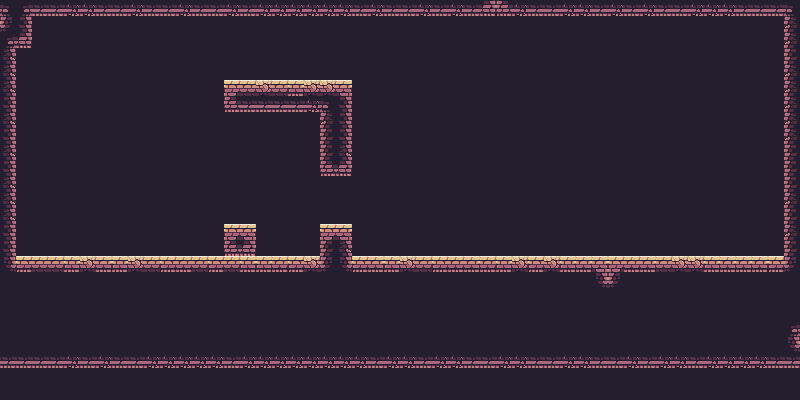

A level layout from a 2D game, rendered from its tile map. Below: a short description, then the map file with its tile-grid data intact:
An orthogonal 50x25 tile map with 16x16 px tiles, 2 tile layers (BG, Tile Layer 2).

<map version="1.10" tiledversion="1.11.0" orientation="orthogonal" renderorder="right-down" width="50" height="25" tilewidth="16" tileheight="16" infinite="0" nextlayerid="10" nextobjectid="1">
 <tileset firstgid="1" source="desert-ruins_adjust.tsx" />
 <layer id="1" name="BG" width="50" height="25">
  <data encoding="csv">
35,35,35,35,35,35,35,35,35,35,35,35,35,35,35,35,35,35,35,35,35,35,35,35,35,35,35,35,35,35,35,35,35,35,35,35,35,35,35,35,35,35,35,35,35,35,35,35,35,35,
35,35,35,35,35,35,35,35,35,35,35,35,35,35,35,35,35,35,35,35,35,35,35,35,35,35,35,35,35,35,35,35,35,35,35,35,35,35,35,35,35,35,35,35,35,35,35,35,35,35,
35,35,35,35,35,35,35,35,35,35,35,35,35,35,35,35,35,35,35,35,35,35,35,35,35,35,35,35,35,35,35,35,35,35,35,35,35,35,35,35,35,35,35,35,35,35,35,35,35,35,
35,35,35,35,35,35,35,35,35,35,35,35,35,35,35,35,35,35,35,35,35,35,35,35,35,35,35,35,35,35,35,35,35,35,35,35,35,35,35,35,35,35,35,35,35,35,35,35,35,35,
35,35,35,35,35,35,35,35,35,35,35,35,35,35,35,35,35,35,35,35,35,35,35,35,35,35,35,35,35,35,35,35,35,35,35,35,35,35,35,35,35,35,35,35,35,35,35,35,35,35,
35,35,35,35,35,35,35,35,35,35,35,35,35,35,35,35,35,147,35,35,147,35,35,35,35,35,35,35,35,35,35,35,35,35,35,35,35,35,35,35,35,35,35,35,35,35,35,35,35,35,
35,35,35,35,35,35,35,35,35,35,35,35,35,35,35,147,147,147,147,35,35,35,35,35,35,35,35,35,35,35,35,35,35,35,35,35,35,35,35,35,35,35,35,35,35,35,35,35,35,35,
35,35,35,35,35,35,35,35,35,35,35,35,35,35,35,147,147,147,35,35,35,35,35,35,35,35,35,35,35,35,35,35,35,35,35,35,35,35,35,35,35,35,35,35,35,35,35,35,35,35,
35,35,35,35,35,35,35,35,35,35,35,35,35,35,35,35,35,35,35,35,35,35,35,35,35,35,35,35,35,35,35,35,35,35,35,35,35,35,35,35,35,35,35,35,35,35,35,35,35,35,
35,35,35,35,35,35,35,35,35,35,35,35,35,35,35,35,35,35,35,35,35,35,35,35,35,35,35,35,35,35,35,35,35,35,35,35,35,35,35,35,35,35,35,35,35,35,35,35,35,35,
35,35,35,35,35,35,35,35,35,35,35,35,35,35,35,35,35,35,35,35,35,35,35,35,35,35,35,35,35,35,35,35,35,35,35,35,35,35,35,35,35,35,35,35,35,35,35,35,35,35,
35,35,35,35,35,35,35,35,35,35,35,35,35,35,35,35,35,35,35,35,35,35,35,35,35,35,35,35,35,35,35,35,35,35,35,35,35,35,35,35,35,35,35,35,35,35,35,35,35,35,
35,35,35,35,35,35,35,35,35,35,35,35,35,35,35,35,35,35,35,35,35,35,35,35,35,35,35,35,35,35,35,35,35,35,35,35,35,35,35,35,35,35,35,35,35,35,35,35,35,35,
35,35,35,35,35,35,35,35,35,35,35,35,35,35,35,35,35,35,35,35,35,35,35,35,35,35,35,35,35,35,35,35,35,35,35,35,35,35,35,35,35,35,35,35,35,35,35,35,35,35,
35,35,35,35,35,35,35,35,35,35,35,35,35,35,35,35,35,35,35,35,35,35,35,35,35,35,35,35,35,35,35,35,35,35,35,35,35,35,35,35,35,35,35,35,35,35,35,35,35,35,
35,35,35,35,35,35,35,35,35,35,35,35,35,35,35,35,35,35,35,35,35,35,35,35,35,35,35,35,35,35,35,35,35,35,35,35,35,35,35,35,35,35,35,35,35,35,35,35,35,35,
35,35,35,35,35,35,35,35,35,35,35,35,35,35,35,35,35,35,35,35,35,35,35,35,35,35,35,35,35,35,35,35,35,35,35,35,35,35,35,35,35,35,35,35,35,35,35,35,35,35,
35,35,35,35,35,35,35,35,35,35,35,35,35,35,35,35,35,35,35,35,35,35,35,35,35,35,35,35,35,35,35,35,35,35,35,35,35,35,35,35,35,35,35,35,35,35,35,35,35,35,
35,35,35,35,35,35,35,35,35,35,35,35,35,35,35,35,35,35,35,35,35,35,35,35,35,35,35,35,35,35,35,35,35,35,35,35,35,35,35,35,35,35,35,35,35,35,35,35,35,35,
35,35,35,35,35,35,35,35,35,35,35,35,35,35,35,35,35,35,35,35,35,35,35,35,35,35,35,35,35,35,35,35,35,35,35,35,35,35,35,35,35,35,35,35,35,35,35,35,35,35,
35,35,35,35,35,35,35,35,35,35,35,35,35,35,35,35,35,35,35,35,35,35,35,35,35,35,35,35,35,35,35,35,35,35,35,35,35,35,35,35,35,35,35,35,35,35,35,35,35,35,
35,35,35,35,35,35,35,35,35,35,35,35,35,35,35,35,35,35,35,35,35,35,35,35,35,35,35,35,35,35,35,35,35,35,35,35,35,35,35,35,35,35,35,35,35,35,35,35,35,35,
35,35,35,35,35,35,35,35,35,35,35,35,35,35,35,35,35,35,35,35,35,35,35,35,35,35,35,35,35,35,35,35,35,35,35,35,35,35,35,35,35,35,35,35,35,35,35,35,35,35,
35,35,35,35,35,35,35,35,35,35,35,35,35,35,35,35,35,35,35,35,35,35,35,35,35,35,35,35,35,35,35,35,35,35,35,35,35,35,35,35,35,35,35,35,35,35,35,35,35,35,
35,35,35,35,35,35,35,35,35,35,35,35,35,35,35,35,35,35,35,35,35,35,35,35,35,35,35,35,35,35,35,35,35,35,35,35,35,35,35,35,35,35,35,35,35,35,35,35,35,35
</data>
 </layer>
 <layer id="8" name="Tile Layer 2" width="50" height="25">
  <data encoding="csv">
24,22,51,51,23,23,51,51,23,51,51,23,51,51,23,51,23,23,23,23,23,23,51,23,51,51,23,51,23,51,52,50,23,51,51,23,23,51,23,51,23,51,51,23,23,23,51,51,51,24,
56,36,0,0,0,0,0,0,0,0,0,0,0,0,0,0,0,0,0,0,0,0,0,0,0,0,0,0,0,0,0,0,0,0,0,0,0,0,0,0,0,0,0,0,0,0,0,0,0,40,
22,52,0,0,0,0,0,0,0,0,0,0,0,0,0,0,0,0,0,0,0,0,0,0,0,0,0,0,0,0,0,0,0,0,0,0,0,0,0,0,0,0,0,0,0,0,0,0,0,40,
38,0,0,0,0,0,0,0,0,0,0,0,0,0,0,0,0,0,0,0,0,0,0,0,0,0,0,0,0,0,0,0,0,0,0,0,0,0,0,0,0,0,0,0,0,0,0,0,0,34,
38,0,0,0,0,0,0,0,0,0,0,0,0,0,0,0,0,0,0,0,0,0,0,0,0,0,0,0,0,0,0,0,0,0,0,0,0,0,0,0,0,0,0,0,0,0,0,0,0,40,
38,0,0,0,0,0,0,0,0,0,0,0,0,0,18,19,55,19,69,55,55,20,0,0,0,0,0,0,0,0,0,0,0,0,0,0,0,0,0,0,0,0,0,0,0,0,0,0,0,40,
36,0,0,0,0,0,0,0,0,0,0,0,0,0,50,51,51,51,51,23,24,36,0,0,0,0,0,0,0,0,0,0,0,0,0,0,0,0,0,0,0,0,0,0,0,0,0,0,0,40,
38,0,0,0,0,0,0,0,0,0,0,0,0,0,0,0,0,0,0,0,40,36,0,0,0,0,0,0,0,0,0,0,0,0,0,0,0,0,0,0,0,0,0,0,0,0,0,0,0,40,
36,0,0,0,0,0,0,0,0,0,0,0,0,0,0,0,0,0,0,0,34,36,0,0,0,0,0,0,0,0,0,0,0,0,0,0,0,0,0,0,0,0,0,0,0,0,0,0,0,40,
38,0,0,0,0,0,0,0,0,0,0,0,0,0,0,0,0,0,0,0,34,38,0,0,0,0,0,0,0,0,0,0,0,0,0,0,0,0,0,0,0,0,0,0,0,0,0,0,0,34,
36,0,0,0,0,0,0,0,0,0,0,0,0,0,0,0,0,0,0,0,50,52,0,0,0,0,0,0,0,0,0,0,0,0,0,0,0,0,0,0,0,0,0,0,0,0,0,0,0,34,
38,0,0,0,0,0,0,0,0,0,0,0,0,0,0,0,0,0,0,0,0,0,0,0,0,0,0,0,0,0,0,0,0,0,0,0,0,0,0,0,0,0,0,0,0,0,0,0,0,34,
38,0,0,0,0,0,0,0,0,0,0,0,0,0,0,0,0,0,0,0,0,0,0,0,0,0,0,0,0,0,0,147,147,35,147,147,35,35,0,0,0,0,0,0,0,0,0,0,0,40,
38,0,0,0,0,0,0,0,0,0,0,0,0,0,0,0,0,0,0,0,0,0,0,0,0,0,0,147,147,35,35,35,35,147,35,147,147,0,0,0,0,0,0,0,0,0,0,0,0,34,
36,0,0,0,0,0,0,0,0,0,0,0,0,0,18,20,0,0,0,0,18,20,0,0,0,0,0,0,0,0,0,147,35,147,35,0,0,0,0,0,0,0,0,0,0,0,0,0,0,40,
36,0,0,0,0,0,0,0,0,0,0,0,0,0,50,52,0,0,0,0,34,38,0,0,0,0,0,0,0,0,0,0,0,0,0,0,0,0,0,0,0,0,0,0,0,0,0,0,0,34,
54,66,19,19,69,55,68,69,55,19,66,67,19,66,19,69,69,67,66,55,56,54,66,68,69,55,19,66,67,68,67,69,55,66,55,69,68,20,18,67,68,19,55,55,69,68,68,68,66,56,
35,35,147,35,35,35,35,35,35,147,147,147,35,35,35,35,35,35,147,35,147,147,35,35,35,147,35,35,147,147,147,35,147,35,35,147,147,54,56,147,147,35,147,35,147,147,147,35,35,147,
147,35,35,35,35,147,147,147,147,147,147,35,35,147,147,147,147,35,35,35,35,147,35,147,35,147,35,147,147,147,147,147,147,35,147,35,35,147,147,35,35,147,147,35,35,147,147,35,35,147,
147,147,147,147,35,35,35,35,147,35,35,147,147,147,147,35,147,147,35,35,147,147,35,35,147,35,35,35,35,147,35,147,147,147,147,35,35,147,35,35,147,147,35,147,35,147,147,147,147,147,
35,147,147,35,35,147,35,147,35,35,35,147,147,35,35,35,147,147,147,147,35,147,35,147,147,35,147,147,35,35,35,35,147,35,35,147,35,35,147,147,147,35,35,147,147,35,35,147,147,22,
35,35,147,147,35,35,35,147,35,147,35,35,147,35,147,35,35,35,147,147,35,35,147,147,35,147,35,147,147,147,147,147,35,35,35,35,147,147,147,35,35,35,35,147,147,147,35,35,35,54,
51,51,51,51,23,51,23,51,51,23,23,23,23,23,51,23,23,23,23,23,23,23,23,51,23,23,51,23,23,51,51,23,23,51,51,23,23,51,51,23,51,23,23,51,23,23,23,23,51,51,
0,0,0,0,0,0,0,0,0,0,0,0,0,0,0,0,0,0,0,0,0,0,0,0,0,0,0,0,0,0,0,0,0,0,0,0,0,0,0,0,0,0,0,0,0,0,0,0,0,0,
0,0,0,0,0,0,0,0,0,0,0,0,0,0,0,0,0,0,0,0,0,0,0,0,0,0,0,0,0,0,0,0,0,0,0,0,0,0,0,0,0,0,0,0,0,0,0,0,0,0
</data>
 </layer>
</map>
